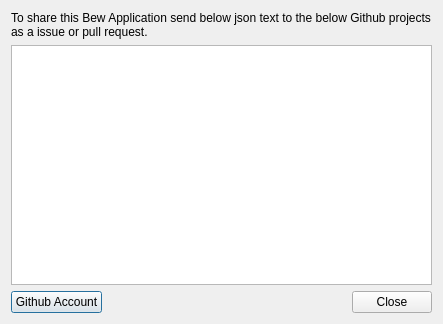
<?xml version="1.0" encoding="UTF-8"?>
<ui version="4.0">
 <class>BewShareDialog</class>
 <widget class="QDialog" name="BewShareDialog">
  <property name="geometry">
   <rect>
    <x>0</x>
    <y>0</y>
    <width>443</width>
    <height>324</height>
   </rect>
  </property>
  <property name="windowTitle">
   <string>Share</string>
  </property>
  <layout class="QVBoxLayout" name="verticalLayout">
   <item>
    <widget class="QLabel" name="label">
     <property name="text">
      <string>To share this Bew Application send below json text to the below Github projects as a issue or pull request.</string>
     </property>
     <property name="wordWrap">
      <bool>true</bool>
     </property>
    </widget>
   </item>
   <item>
    <widget class="QPlainTextEdit" name="json">
     <property name="readOnly">
      <bool>true</bool>
     </property>
    </widget>
   </item>
   <item>
    <layout class="QHBoxLayout" name="horizontalLayout">
     <item>
      <widget class="QPushButton" name="githubBtn">
       <property name="text">
        <string>Github Account</string>
       </property>
      </widget>
     </item>
     <item>
      <widget class="QDialogButtonBox" name="buttonBox">
       <property name="orientation">
        <enum>Qt::Horizontal</enum>
       </property>
       <property name="standardButtons">
        <set>QDialogButtonBox::Close</set>
       </property>
      </widget>
     </item>
    </layout>
   </item>
  </layout>
 </widget>
 <resources/>
 <connections>
  <connection>
   <sender>buttonBox</sender>
   <signal>accepted()</signal>
   <receiver>BewShareDialog</receiver>
   <slot>accept()</slot>
   <hints>
    <hint type="sourcelabel">
     <x>248</x>
     <y>254</y>
    </hint>
    <hint type="destinationlabel">
     <x>157</x>
     <y>274</y>
    </hint>
   </hints>
  </connection>
  <connection>
   <sender>buttonBox</sender>
   <signal>rejected()</signal>
   <receiver>BewShareDialog</receiver>
   <slot>reject()</slot>
   <hints>
    <hint type="sourcelabel">
     <x>316</x>
     <y>260</y>
    </hint>
    <hint type="destinationlabel">
     <x>286</x>
     <y>274</y>
    </hint>
   </hints>
  </connection>
 </connections>
</ui>
